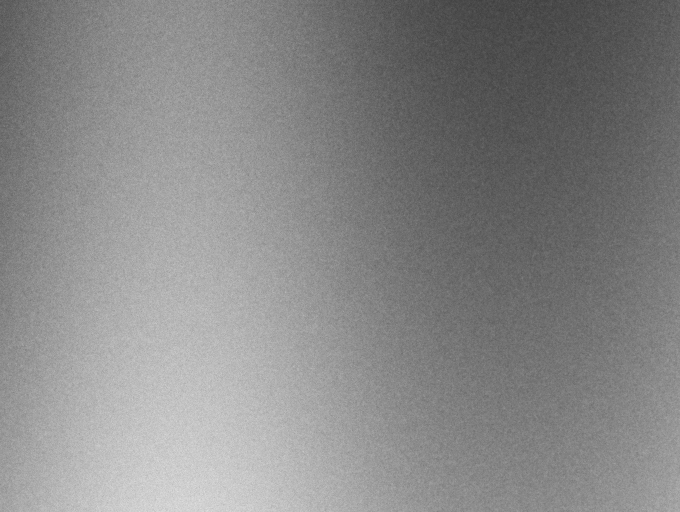
#> input picture examples/sample_film_hp5.png, 680 x 512 px
$ python cli.py ../../examples/sample_film_hp5.png out
#> lines starting #> are read from the running program, lines starting #| are printed output that depends on the picture
#> in main, im is the input picture: PIL image 680x512 RGB; min 61, max 224, mean 135.4
### src/filmsimulator_air/core.py
from __future__ import annotations

from dataclasses import dataclass

import numpy as np
from PIL import Image

from .color import (
    density_to_rgb,
    linear_luminance,
    linear_to_srgb,
    normalize_density,
    rgb_to_density,
    srgb_to_linear,
)
from .grain.field import diameter_px, generate_grain
from .grain.mask import build_auto_mask
from .profiles import FilmProfile, get_profile


@dataclass(frozen=True)
class RenderOptions:
    strength: float = 0.8
    gamma: float = 0.55
    grain_um: float = 10.0
    dpi: int = 1200
    color: bool = True
    auto_mask: bool = True
    seed: int | None = None
    density_base: float = 0.004
    density_amp: float = 0.115
    depth_weight: float = 0.18

    # [11 lines left out: function from_profile, not called in this run]


def _sigma_density(norm_density: np.ndarray, opt: RenderOptions) -> np.ndarray:
    return (opt.strength * (opt.density_base + opt.density_amp * np.power(norm_density, opt.gamma))).astype(np.float32)


def render_array(
    rgb_u8: np.ndarray,
    opt: RenderOptions,
    *,
    depth_map: np.ndarray | None = None,
) -> np.ndarray:
    if rgb_u8.ndim != 3 or rgb_u8.shape[-1] != 3:
        raise ValueError("rgb_u8 must be an HxWx3 uint8 array")
    h, w, _ = rgb_u8.shape
#> h = 512; w = 680
    rng = np.random.default_rng(opt.seed)

    srgb = rgb_u8.astype(np.float32) / 255.0
    linear = srgb_to_linear(srgb)

    if opt.color:
        density = rgb_to_density(linear)
        norm = normalize_density(density)
        sigma = _sigma_density(norm, opt)
        grain = generate_grain((h, w, 3), opt.grain_um, opt.dpi, mono=False, rng=rng)
        gray = linear_luminance(linear)
    else:
        gray = linear_luminance(linear)
        density = rgb_to_density(gray)[..., None]
        norm = normalize_density(density)
        sigma = _sigma_density(norm, opt)
        grain = generate_grain((h, w, 3), opt.grain_um, opt.dpi, mono=True, rng=rng)[..., None]

    if opt.auto_mask:
        mask = build_auto_mask(gray, diameter_px(opt.grain_um, opt.dpi))
    else:
        mask = np.ones((h, w), dtype=np.float32)
    mask = mask[..., None] if sigma.ndim == 3 else mask

    if depth_map is not None:
        depth = np.asarray(depth_map, dtype=np.float32)
        if depth.shape != (h, w):
            raise ValueError("depth_map must be HxW")
        depth = np.clip(depth, 0.0, 1.0)
        depth_gain = 1.0 + opt.depth_weight * (depth - 0.5)
        mask = mask * depth_gain[..., None if sigma.ndim == 3 else None]

    noisy_density = density + sigma * mask * grain
    out_linear = density_to_rgb(noisy_density)
    if not opt.color:
        out_linear = np.repeat(out_linear, 3, axis=-1)
    out_srgb = linear_to_srgb(np.clip(out_linear, 0.0, 1.0))
    return np.round(out_srgb * 255.0).astype(np.uint8)


def render_image(image: Image.Image, opt: RenderOptions) -> Image.Image:
    arr = np.asarray(image.convert("RGB"))
    out = render_array(arr, opt)
    return Image.fromarray(out, mode="RGB")


def options_from_args(preset: str | None, **overrides) -> RenderOptions:
    if preset:
        profile = get_profile(preset)
        return RenderOptions.from_profile(profile, **overrides)
    return RenderOptions(**{k: v for k, v in overrides.items() if v is not None})

### src/filmsimulator_air/color.py
from __future__ import annotations

import numpy as np

EPS = 1e-6
DENSITY_SCALE = 3.0


def srgb_to_linear(x: np.ndarray) -> np.ndarray:
    x = np.asarray(x, dtype=np.float32)
    return np.where(x <= 0.04045, x / 12.92, ((x + 0.055) / 1.055) ** 2.4).astype(np.float32)


def linear_to_srgb(x: np.ndarray) -> np.ndarray:
    x = np.clip(np.asarray(x, dtype=np.float32), 0.0, 1.0)
    return np.where(x <= 0.0031308, 12.92 * x, 1.055 * np.power(x, 1.0 / 2.4) - 0.055).astype(np.float32)


def rgb_to_density(linear_rgb: np.ndarray) -> np.ndarray:
    linear_rgb = np.clip(np.asarray(linear_rgb, dtype=np.float32), EPS, 1.0)
    return -np.log10(linear_rgb).astype(np.float32)
#> in _sigma_density, `return (opt.strength * (opt.density_base + opt.density_amp * np.power(..`:
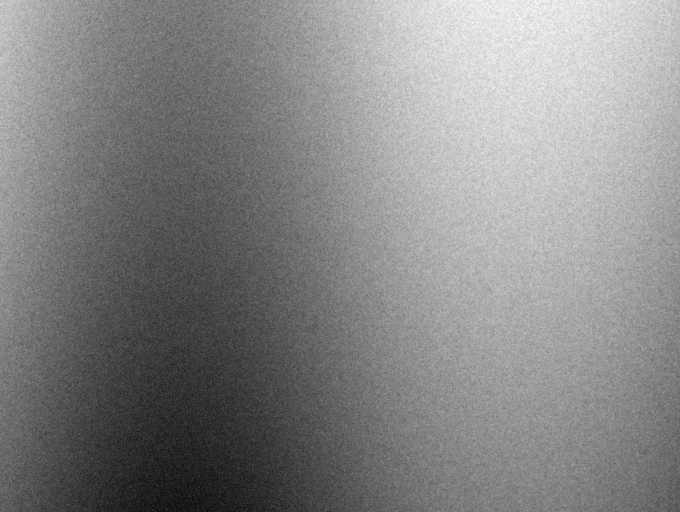
#> returned value: shape (512, 680, 3) float32; min 0.0194, max 0.062, mean 0.0418; drawn with min black and max white


def density_to_rgb(density: np.ndarray) -> np.ndarray:
    density = np.clip(np.asarray(density, dtype=np.float32), 0.0, DENSITY_SCALE * 2.0)
    return np.power(10.0, -density).astype(np.float32)


def linear_luminance(linear_rgb: np.ndarray) -> np.ndarray:
    r, g, b = np.moveaxis(linear_rgb, -1, 0)
    return (0.2126 * r + 0.7152 * g + 0.0722 * b).astype(np.float32)
#> returned value: shape (512, 680) float32


def normalize_density(density: np.ndarray) -> np.ndarray:
    return np.clip(np.asarray(density, dtype=np.float32) / DENSITY_SCALE, 0.0, 1.0).astype(np.float32)

### src/filmsimulator_air/grain/field.py
from __future__ import annotations

import math

import numpy as np

MICRONS_PER_INCH = 25400.0


def diameter_px(grain_um: float, dpi: int) -> float:
    if grain_um <= 0:
        raise ValueError("grain_um must be positive")
    if dpi <= 0:
        raise ValueError("dpi must be positive")
    return float(grain_um) * float(dpi) / MICRONS_PER_INCH


def grain_sigma_px(grain_um: float, dpi: int) -> float:
    d = diameter_px(grain_um, dpi)
    return max(0.65, d * 0.35)


def _gaussian_kernel1d(sigma: float) -> np.ndarray:
    radius = max(1, int(math.ceil(sigma * 3.0)))
    x = np.arange(-radius, radius + 1, dtype=np.float32)
    k = np.exp(-(x * x) / (2.0 * sigma * sigma)).astype(np.float32)
    k /= np.sum(k)
    return k


def _convolve_same(x: np.ndarray, kernel: np.ndarray, axis: int) -> np.ndarray:
    pad = kernel.size // 2
    pads = [(pad, pad) if i == axis else (0, 0) for i in range(x.ndim)]
    xp = np.pad(x, pads, mode="reflect")
    return np.apply_along_axis(lambda m: np.convolve(m, kernel, mode="valid"), axis, xp)


def _blur(x: np.ndarray, sigma: float) -> np.ndarray:
    if sigma <= 0:
        return x
    k = _gaussian_kernel1d(sigma)
    y = _convolve_same(x, k, axis=0)
    y = _convolve_same(y, k, axis=1)
    y /= math.sqrt(float(np.sum(k * k)))
    return y.astype(np.float32)


def generate_grain(
    shape: tuple[int, int] | tuple[int, int, int],
    grain_um: float,
    dpi: int,
    *,
    mono: bool = False,
    rng: np.random.Generator | None = None,
) -> np.ndarray:
    rng = rng or np.random.default_rng()
    if mono:
        if len(shape) == 3:
            h, w, _ = shape
        else:
            h, w = shape
        noise = rng.standard_normal((h, w), dtype=np.float32)
        return _blur(noise, grain_sigma_px(grain_um, dpi))

    h, w, _ = shape
    sigmas = (grain_sigma_px(grain_um, dpi) * s for s in (1.00, 1.08, 0.94))
    channels = [
        _blur(rng.standard_normal((h, w), dtype=np.float32), sigma)
        for sigma in sigmas
    ]
    return np.stack(channels, axis=-1).astype(np.float32)

### src/filmsimulator_air/grain/mask.py
from __future__ import annotations

import numpy as np

from .field import _convolve_same


def _box_blur(x: np.ndarray, radius: int, axis: int) -> np.ndarray:
    radius = max(1, int(radius))
    kernel = np.full((2 * radius + 1,), 1.0 / (2 * radius + 1), dtype=np.float32)
    return _convolve_same(x, kernel, axis)


def build_auto_mask(
    linear_gray: np.ndarray,
    diameter_px: float,
    *,
    texture_ref: float = 0.055,
    detail_floor: float = 0.48,
    flat_boost: float = 1.22,
    highlight_cut: float = 0.90,
    highlight_floor: float = 0.34,
) -> np.ndarray:
    gray = np.asarray(linear_gray, dtype=np.float32)
    radius = max(3, int(round(diameter_px)))
    mean = _box_blur(gray, radius, axis=0)
    mean = _box_blur(mean, radius, axis=1)
    mean_sq = _box_blur(gray * gray, radius, axis=0)
#> in _convolve_same (call 9), `xp = np.pad(x, pads, mode="reflect")`:
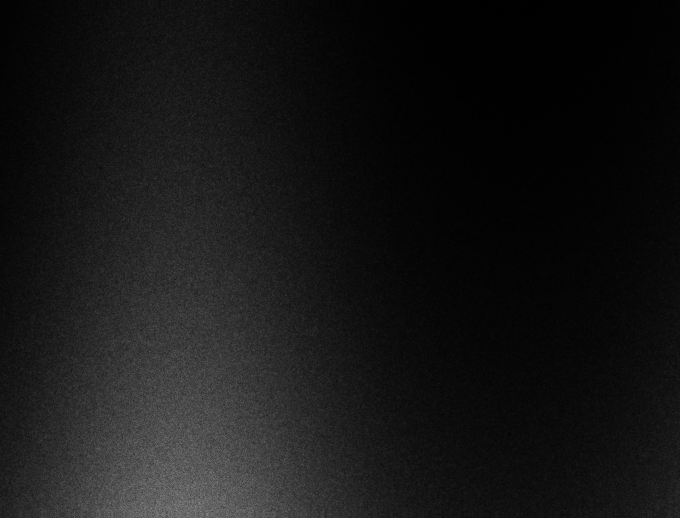
#> xp: shape (518, 680) float32; min 0.00218, max 0.556, mean 0.0883
    mean_sq = _box_blur(mean_sq, radius, axis=1)
    var = np.clip(mean_sq - mean * mean, 0.0, None)
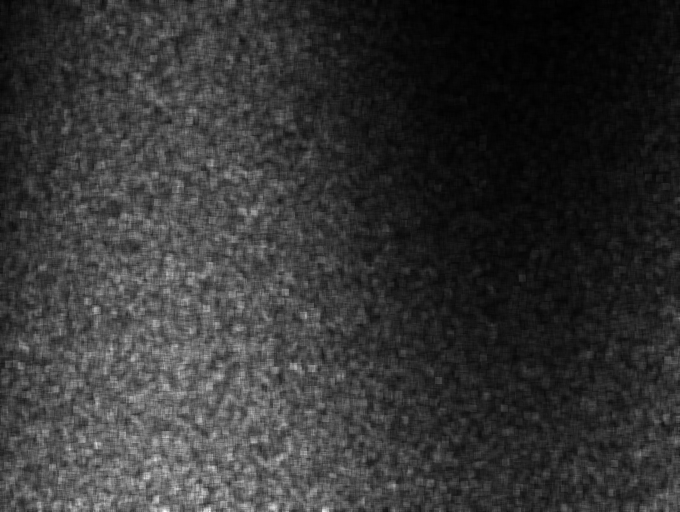
#> var: shape (512, 680) float32; min 1.77e-05, max 0.00187, mean 0.000398; drawn with min black and max white

    texture = np.sqrt(var) / (mean + 1e-4)
    texture = texture / (texture + texture_ref)
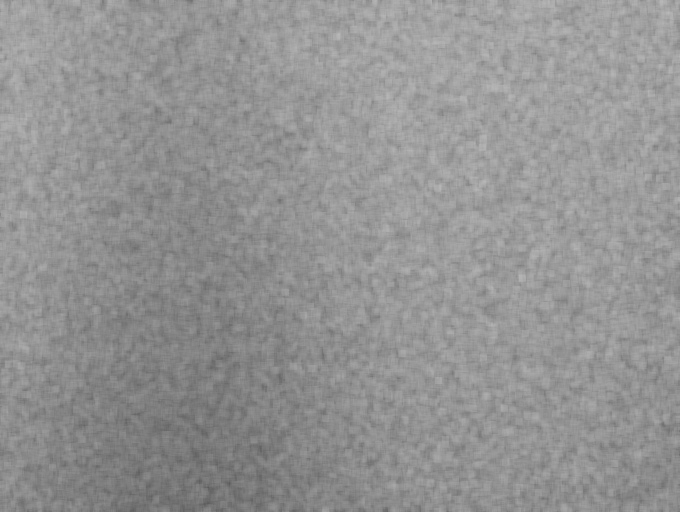
#> texture: shape (512, 680) float32; min 0.359, max 0.724, mean 0.58

    detail_gain = detail_floor + (1.0 - detail_floor) * (1.0 - texture)

    flat = 1.0 - texture
    boost = 1.0 + (flat_boost - 1.0) * np.clip(flat * 1.8 - 0.45, 0.0, 1.0)
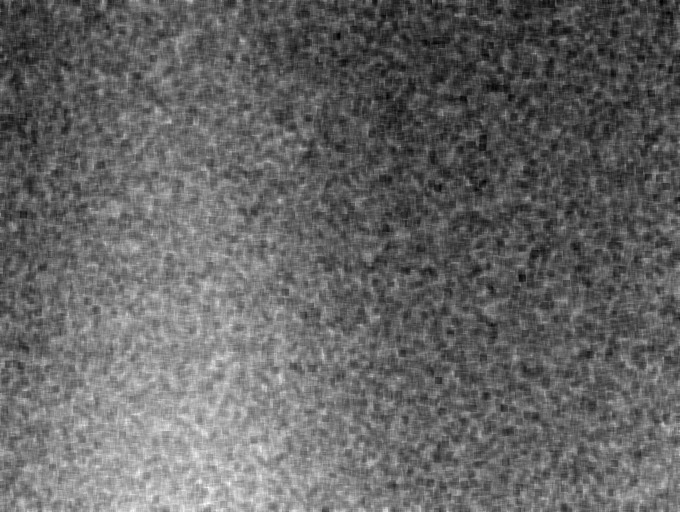
#> boost: shape (512, 680) float32; min 1.01, max 1.15, mean 1.07; drawn with min black and max white

    highlight = np.clip((highlight_cut - gray) / max(highlight_cut - 0.25, 1e-3), 0.0, 1.0)
    highlight = highlight_floor + (1.0 - highlight_floor) * highlight
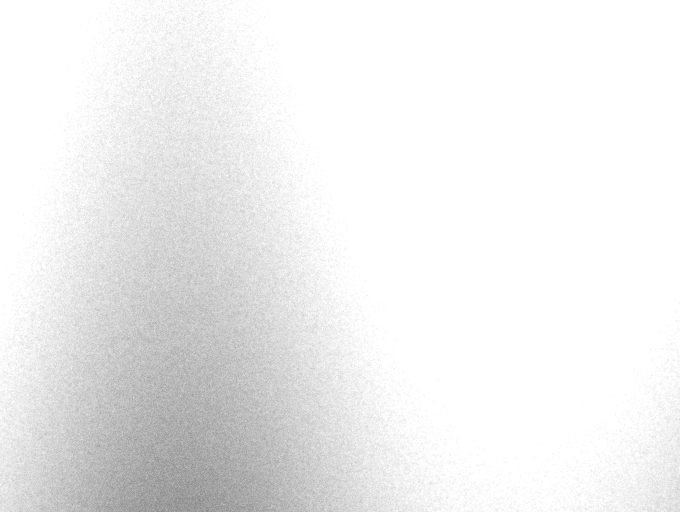
#> highlight: shape (512, 680) float32; min 0.497, max 1, mean 0.937

    mask = detail_gain * boost * highlight
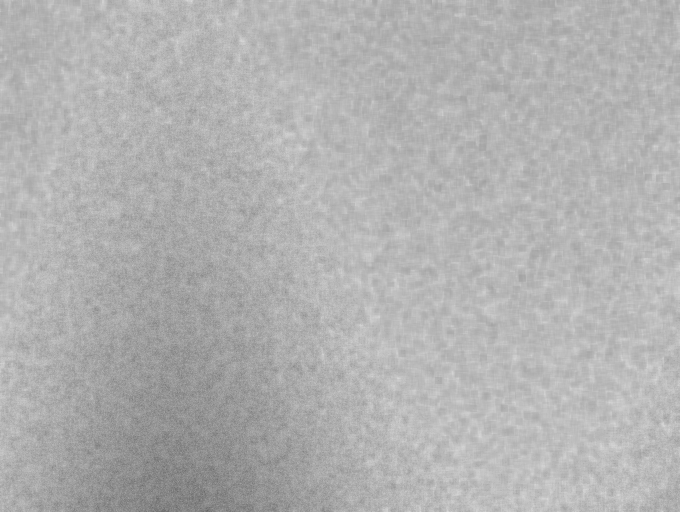
#> mask: shape (512, 680) float32; min 0.392, max 0.844, mean 0.696
    return np.clip(mask, 0.0, 1.5).astype(np.float32)

### src/filmsimulator_air/cli.py
from __future__ import annotations

import argparse
import sys
from pathlib import Path

from PIL import Image

from .core import RenderOptions, options_from_args, render_image
from .profiles import PRESETS

IMAGE_SUFFIXES = {".jpg", ".jpeg", ".png", ".webp", ".tif", ".tiff", ".bmp"}


def _nonneg_float(value: str) -> float:
    x = float(value)
    if x < 0:
        raise argparse.ArgumentTypeError("must be >= 0")
    return x


def _positive_float(value: str) -> float:
    x = float(value)
    if x <= 0:
        raise argparse.ArgumentTypeError("must be > 0")
    return x


def build_parser() -> argparse.ArgumentParser:
    p = argparse.ArgumentParser(
        prog="FilmSimulatorAir",
        description="Render photos with physical-ish film grain in density domain.",
    )
    p.add_argument("input", help="input image file or directory for batch mode")
    p.add_argument("output", help="output image file or directory for batch mode")
    p.add_argument("--preset", choices=sorted(PRESETS), help="film preset (default: custom options)")
    p.add_argument("--strength", type=_nonneg_float, default=None, help="grain strength multiplier")
    p.add_argument("--grain-um", type=_positive_float, default=None, help="visible grain cluster diameter in micrometers")
    p.add_argument("--dpi", type=int, default=None, help="output resolution used for um->px conversion; default 1200")
    p.add_argument("--gamma", type=_positive_float, default=None, help="density-to-noise exponent")
    p.add_argument("--color", action="store_true", default=None, help="color emulsion grain")
    p.add_argument("--mono", action="store_false", dest="color", help="monochrome film grain")
    p.add_argument("--auto", dest="auto_mask", action="store_true", default=None, help="enable content-adaptive mask")
    p.add_argument("--no-auto", dest="auto_mask", action="store_false", help="disable content-adaptive mask")
    p.add_argument("--seed", type=int, default=None, help="random seed for reproducible grain")
    p.add_argument("--recursive", action="store_true", help="batch mode: recurse into input directory")
    p.add_argument("--format", default="png", choices=["png", "jpg", "webp", "tif"], help="batch output format")
    p.add_argument("--jobs", type=int, default=1, help="reserved for future parallel batching; kept for CLI stability")
    return p


def _iter_inputs(input_path: Path, recursive: bool):
    if input_path.is_file():
        yield input_path, input_path.name
        return
    pattern = "**/*" if recursive else "*"
    for path in sorted(input_path.glob(pattern)):
        if path.is_file() and path.suffix.lower() in IMAGE_SUFFIXES:
            yield path, path.name if not recursive else str(path.relative_to(input_path))


def _options_from_namespace(ns: argparse.Namespace) -> RenderOptions:
    return options_from_args(
        ns.preset,
        strength=ns.strength,
        gamma=ns.gamma,
        grain_um=ns.grain_um,
        dpi=ns.dpi,
        color=ns.color,
        auto_mask=ns.auto_mask,
        seed=ns.seed,
    )


def main(argv: list[str] | None = None) -> int:
    parser = build_parser()
    ns = parser.parse_args(argv)
    input_path = Path(ns.input)
    output_path = Path(ns.output)
    if not input_path.exists():
        parser.error(f"input does not exist: {input_path}")
    if ns.jobs != 1:
        print("note: --jobs is reserved; batch mode is sequential in this build", file=sys.stderr)

    opt = _options_from_namespace(ns)
    files = list(_iter_inputs(input_path, ns.recursive))
    if not files:
        parser.error(f"no images found under: {input_path}")

    batch = input_path.is_dir() or output_path.is_dir() or len(files) > 1
    if batch:
        output_path.mkdir(parents=True, exist_ok=True)

    for idx, (src, rel_name) in enumerate(files, 1):
        if batch:
            dst = output_path / f"{Path(rel_name).stem}.{ns.format}"
            dst.parent.mkdir(parents=True, exist_ok=True)
        else:
            output_path.parent.mkdir(parents=True, exist_ok=True)
            dst = output_path
        try:
            with Image.open(src) as im:
                rendered = render_image(im, opt)
            rendered.save(dst)
        except Exception as exc:
            print(f"error: failed on {src}: {exc}", file=sys.stderr)
            return 2
        prefix = f"[{idx}/{len(files)}] " if batch else ""
        print(f"{prefix}{src} -> {dst}")
    return 0


if __name__ == "__main__":
    raise SystemExit(main())
#> (the program exits here)
